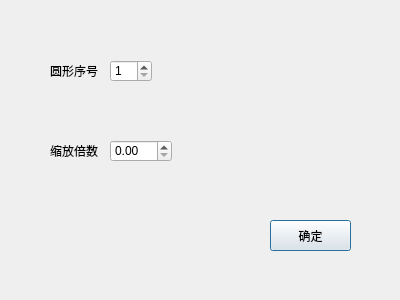
<?xml version="1.0" encoding="UTF-8"?>
<ui version="4.0">
 <class>scalecircleDialog</class>
 <widget class="QDialog" name="scalecircleDialog">
  <property name="geometry">
   <rect>
    <x>0</x>
    <y>0</y>
    <width>400</width>
    <height>300</height>
   </rect>
  </property>
  <property name="windowTitle">
   <string>Dialog</string>
  </property>
  <widget class="QLabel" name="label">
   <property name="geometry">
    <rect>
     <x>50</x>
     <y>60</y>
     <width>61</width>
     <height>21</height>
    </rect>
   </property>
   <property name="text">
    <string>圆形序号</string>
   </property>
  </widget>
  <widget class="QLabel" name="label_2">
   <property name="geometry">
    <rect>
     <x>50</x>
     <y>140</y>
     <width>61</width>
     <height>21</height>
    </rect>
   </property>
   <property name="text">
    <string>缩放倍数</string>
   </property>
  </widget>
  <widget class="QPushButton" name="pushButton">
   <property name="geometry">
    <rect>
     <x>270</x>
     <y>220</y>
     <width>81</width>
     <height>31</height>
    </rect>
   </property>
   <property name="text">
    <string>确定</string>
   </property>
  </widget>
  <widget class="QSpinBox" name="spinBox">
   <property name="geometry">
    <rect>
     <x>110</x>
     <y>60</y>
     <width>42</width>
     <height>22</height>
    </rect>
   </property>
   <property name="minimum">
    <number>1</number>
   </property>
  </widget>
  <widget class="QDoubleSpinBox" name="doubleSpinBox">
   <property name="geometry">
    <rect>
     <x>110</x>
     <y>140</y>
     <width>62</width>
     <height>22</height>
    </rect>
   </property>
  </widget>
 </widget>
 <resources/>
 <connections/>
</ui>
